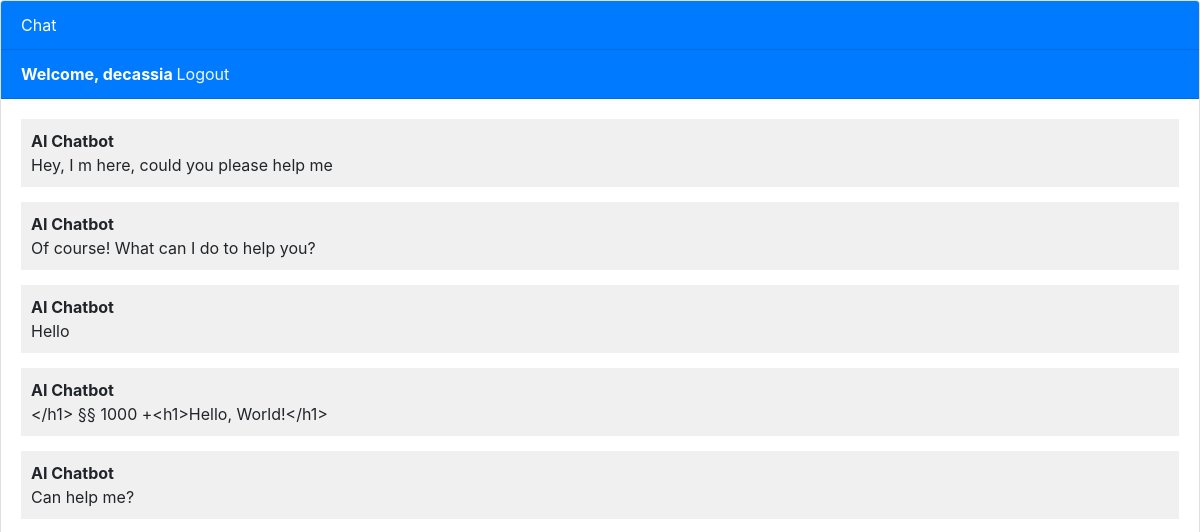
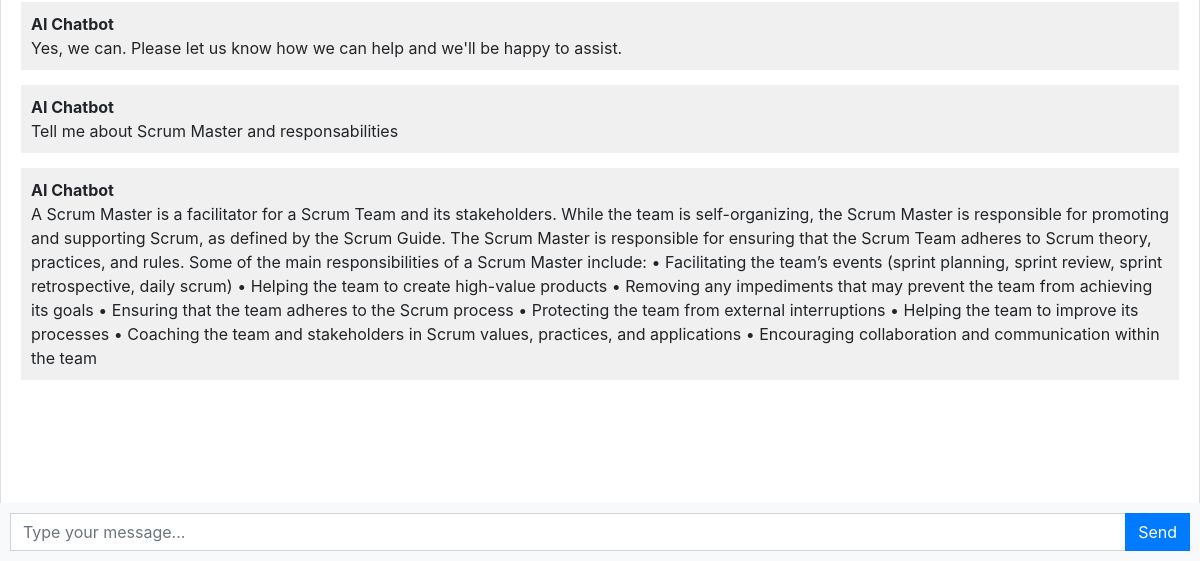
The app's page / (signed in), older data (2 pictures, top to bottom).
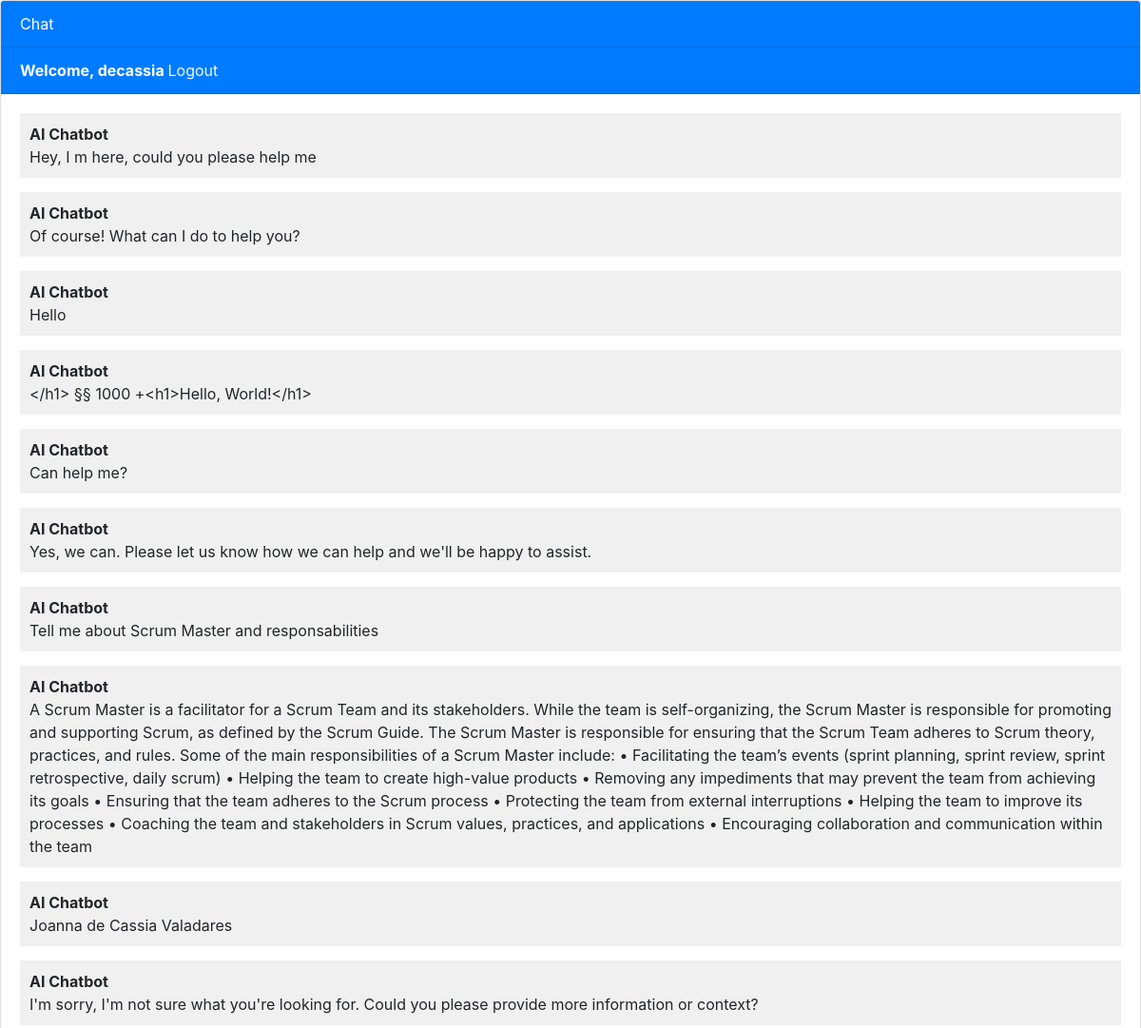
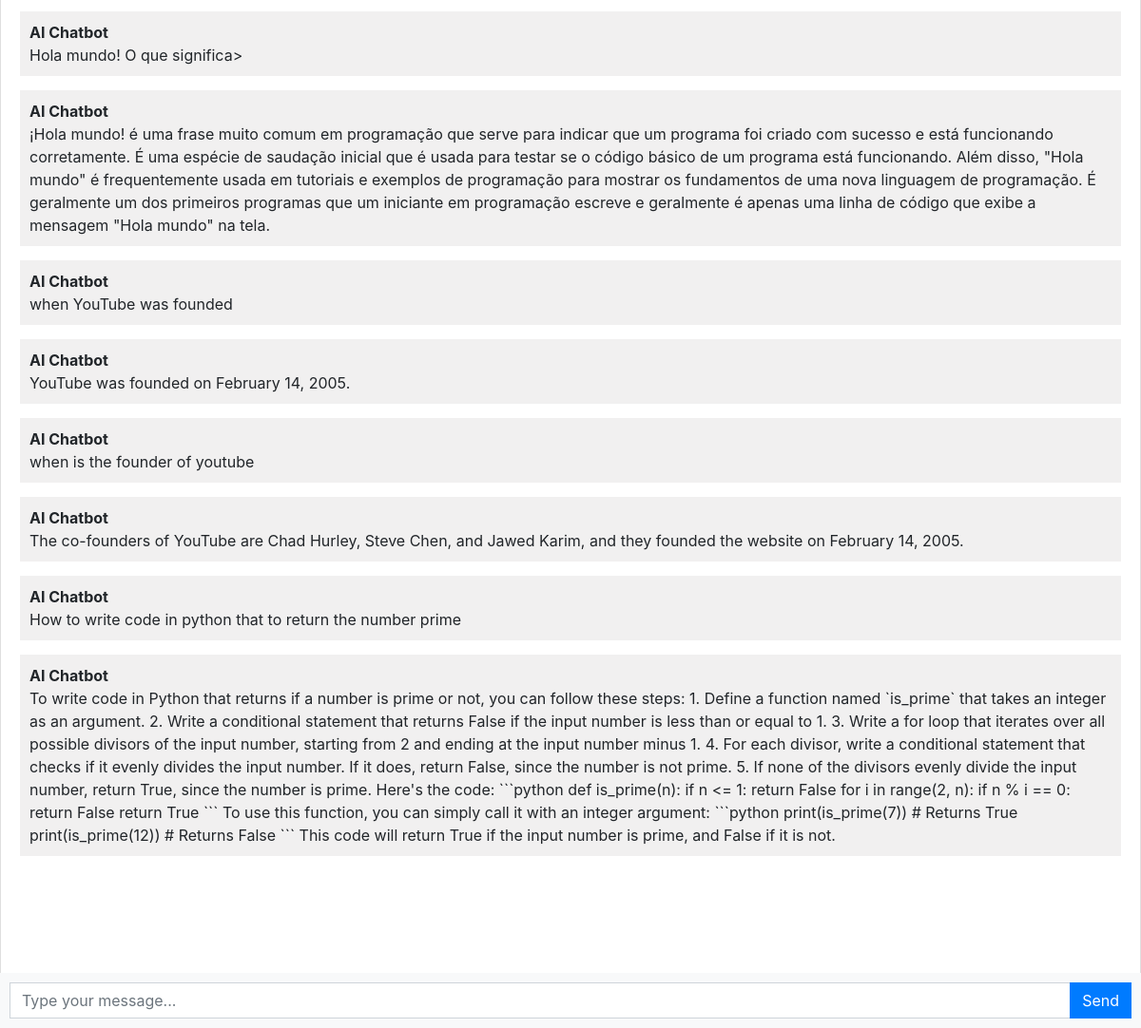
The same page, newer data (2 pictures, top to bottom).
### chatbot/models.py (models this page shows, shortened)
class Chat(models.Model):
    user = models.ForeignKey(User, on_delete=models.CASCADE)
    message = models.TextField()
    response = models.TextField()
    created_at = models.DateTimeField(auto_now=True)

### chatbot/views.py (the view)
# urls.py: path('', views.chatbot, name='chatbot'),
def chatbot(request):
    chats = Chat.objects.filter(user=request.user)
    if request.method == 'POST':
        message = request.POST.get('message')
        response = ask_openai(message)
        chat = Chat(user=request.user, message=message, response=response, created_at=timezone.now())
        chat.save()
        return JsonResponse({'message': message, 'response': response})
    return render(request, 'chatbot.html', {'chats': chats})

### templates/chatbot.html (shortened to what this page needs)
{% extends 'base.html' %}
{% block content %}
<div class="chat-container">
  <div class="card flex-grow-1">
    <div class="card-header bg-primary text-white">Chat</div>
    {% if user.is_authenticated %}
         <div class="card-header bg-primary text-white" ><b>Welcome, {{ user.username }}   </b><a style="color: aliceblue" href="logout">Logout</a>
         </div>
    {% else %}
         <div class="card-header bg-primary text-white" ><a style="color: aliceblue" href="login">Login</a>
               <a style="color: aliceblue href="register">Register</a>
         </div>
    {% endif %}
    <div class="card-body messages-box">
      <ul class="list-unstyled messages-list">
          {% for chat in chats %}
              {% if chat.user == request.user %}
                  <li class="message received">
                      <div class="message-text">
                        <div class="message-sender">
                          <b>AI Chatbot</b>
                        </div>
                        <div class="message-content">
                           {{ chat.message }}
                        </div>
                      </div>
                    </li>
                    <li class="message received">
                      <div class="message-text">
                        <div class="message-sender">
                          <b>AI Chatbot</b>
                        </div>
                        <div class="message-content">
                           {{ chat.response }}
                        </div>
                      </div>
                    </li>
              {% endif %}
          {% endfor %}
      </ul>
    </div>
    <br><br>
    <br><br>
    <br><br>
  </div>
  <form class="message-form">
    <div class="input-group">
      <input type="text" class="form-control message-input" placeholder="Type your message...">
      <div class="input-group-append">
        <button type="submit" class="btn btn-primary btn-send">Send</button>
      </div>
    </div>
  </form>
</div>
{% endblock content %}

### templates/base.html (shortened to what this page needs)
<!DOCTYPE html>
<html lang="en">
  <head>
    <link rel="stylesheet" href="https://stackpath.bootstrapcdn.com/bootstrap/4.3.1/css/bootstrap.min.css">
  </head>
  <body>
    {% block content %}{% endblock %}
  </body>
</html>

### templates/chatbot.html (style rules this page uses)
body, html { height: 100%; }
.messages-box { flex: 1; overflow-y: auto; }
.messages-list { padding-left: 0; }
.message { margin-bottom: 15px; list-style: none; }
.message-text { padding: 10px; border-radius: 5px; }
.received { background-color: #f1f0f0; align-self: flex-start; }
.message-form { display: flex; position: fixed; bottom: 0; left: 0; right: 0; padding: 10px; background-color: #f8f9fa; }
.message-input { flex: 1; border-radius: 0; border-right: none; }
.btn-send { border-radius: 0; }
.chat-container { height: 100%; display: flex; flex-direction: column; }

Row changes from the older to the newer data that the page shows:
added Chat: message "Joanna de Cassia Valadares", response "I'm sorry, I'm not sure what you're looking for. Could you please provide more information or context?"
added Chat: message "Hola mundo! O que significa>", response "¡Hola mundo! é uma frase muito comum em programação que serve para indicar que um programa foi criado com sucesso e está funcionando corretamente. É uma espécie de saudação inicial que é usada para testar se o código básico de um programa está funcionando. Além disso, \"Hola mundo\" é frequentemente usada em tutoriais e exemplos de programação para mostrar os fundamentos de uma nova linguagem de programação. É geralmente um dos primeiros programas que um iniciante em programação escreve e geralmente é apenas uma linha de código que exibe a mensagem \"Hola mundo\" na tela."
added Chat: message "when YouTube was founded", response "YouTube was founded on February 14, 2005."
added Chat: message "when is the founder of youtube", response "The co-founders of YouTube are Chad Hurley, Steve Chen, and Jawed Karim, and they founded the website on February 14, 2005."
added Chat: message "How to write code in python that to return the number prime", response "To write code in Python that returns if a number is prime or not, you can follow these steps: 1. Define a function named `is_prime` that takes an integer as an argument. 2. Write a conditional statement that returns False if the input number is less than or equal to 1. 3. Write a for loop that iterates over all possible divisors of the input number, starting from 2 and ending at the input number minus 1. 4. For each divisor, write a conditional statement that checks if it evenly divides the input number. If it does, return False, since the number is not prime. 5. If none of the divisors evenly divide the input number, return True, since the number is prime. Here's the code: ```python def…"
